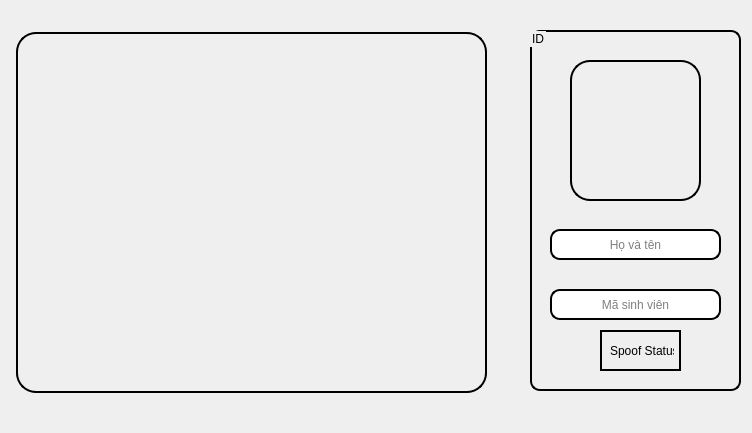
<?xml version="1.0" encoding="UTF-8"?>
<ui version="4.0">
 <class>MainWindow</class>
 <widget class="QMainWindow" name="MainWindow">
  <property name="geometry">
   <rect>
    <x>0</x>
    <y>0</y>
    <width>752</width>
    <height>433</height>
   </rect>
  </property>
  <property name="windowTitle">
   <string>Face Recognition</string>
  </property>
  <widget class="QWidget" name="centralwidget">
   <widget class="QGroupBox" name="groupBox">
    <property name="geometry">
     <rect>
      <x>530</x>
      <y>30</y>
      <width>211</width>
      <height>361</height>
     </rect>
    </property>
    <property name="styleSheet">
     <string notr="true">QGroupBox {
	border-radius: 10px;
	border: 2px solid black;
}</string>
    </property>
    <property name="title">
     <string>ID</string>
    </property>
    <widget class="QLabel" name="label">
     <property name="geometry">
      <rect>
       <x>40</x>
       <y>30</y>
       <width>131</width>
       <height>141</height>
      </rect>
     </property>
     <property name="styleSheet">
      <string notr="true">QLabel {
	border-radius: 20px;
	border: 2px solid black;
}</string>
     </property>
     <property name="frameShape">
      <enum>QFrame::Shape::Panel</enum>
     </property>
     <property name="text">
      <string/>
     </property>
     <property name="pixmap">
      <pixmap>../faces/avatar.png</pixmap>
     </property>
     <property name="scaledContents">
      <bool>true</bool>
     </property>
    </widget>
    <widget class="QLineEdit" name="lineEdit">
     <property name="geometry">
      <rect>
       <x>20</x>
       <y>199</y>
       <width>171</width>
       <height>31</height>
      </rect>
     </property>
     <property name="styleSheet">
      <string notr="true">QLineEdit {
	font: 75 italic 12pt &quot;Segoe UI&quot;;
	border-radius: 10px;
	border: 2px solid black;
}
</string>
     </property>
     <property name="alignment">
      <set>Qt::AlignmentFlag::AlignCenter</set>
     </property>
     <property name="readOnly">
      <bool>true</bool>
     </property>
     <property name="placeholderText">
      <string>Họ và tên</string>
     </property>
     <property name="clearButtonEnabled">
      <bool>false</bool>
     </property>
    </widget>
    <widget class="QLineEdit" name="lineEdit_2">
     <property name="geometry">
      <rect>
       <x>20</x>
       <y>259</y>
       <width>171</width>
       <height>31</height>
      </rect>
     </property>
     <property name="styleSheet">
      <string notr="true">QLineEdit {
	font: 75 italic 12pt &quot;Segoe UI&quot;;
	border-radius: 10px;
	border: 2px solid black;
}
</string>
     </property>
     <property name="alignment">
      <set>Qt::AlignmentFlag::AlignCenter</set>
     </property>
     <property name="readOnly">
      <bool>true</bool>
     </property>
     <property name="placeholderText">
      <string>Mã sinh viên</string>
     </property>
    </widget>
    <widget class="QLabel" name="label_3">
     <property name="geometry">
      <rect>
       <x>70</x>
       <y>300</y>
       <width>81</width>
       <height>41</height>
      </rect>
     </property>
     <property name="styleSheet">
      <string notr="true">QLabel {
	border: 2px solid black;
	padding: 5px;
}</string>
     </property>
     <property name="text">
      <string>Spoof Status</string>
     </property>
    </widget>
   </widget>
   <widget class="QLabel" name="label_2">
    <property name="geometry">
     <rect>
      <x>16</x>
      <y>32</y>
      <width>471</width>
      <height>361</height>
     </rect>
    </property>
    <property name="styleSheet">
     <string notr="true">QLabel {
	border-radius: 20px;
	border: 2px solid black;
}</string>
    </property>
    <property name="text">
     <string/>
    </property>
   </widget>
  </widget>
 </widget>
 <resources/>
 <connections/>
</ui>
